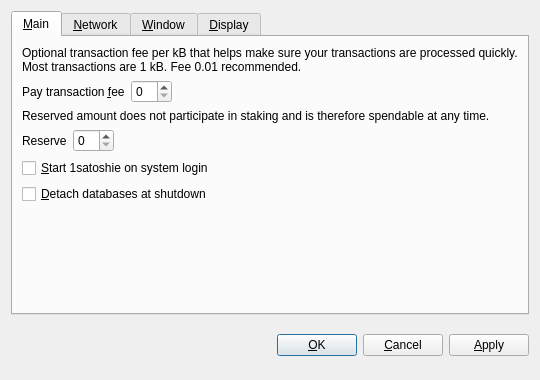
<?xml version="1.0" encoding="UTF-8"?>
<ui version="4.0">
 <class>OptionsDialog</class>
 <widget class="QDialog" name="OptionsDialog">
  <property name="geometry">
   <rect>
    <x>0</x>
    <y>0</y>
    <width>540</width>
    <height>380</height>
   </rect>
  </property>
  <property name="windowTitle">
   <string>Options</string>
  </property>
  <property name="modal">
   <bool>true</bool>
  </property>
  <layout class="QVBoxLayout" name="verticalLayout">
   <item>
    <widget class="QTabWidget" name="tabWidget">
     <property name="tabPosition">
      <enum>QTabWidget::North</enum>
     </property>
     <property name="currentIndex">
      <number>0</number>
     </property>
     <widget class="QWidget" name="tabMain">
      <attribute name="title">
       <string>&amp;Main</string>
      </attribute>
      <layout class="QVBoxLayout" name="verticalLayout_Main">
       <item>
        <widget class="QLabel" name="transactionFeeInfoLabel">
         <property name="text">
          <string>Optional transaction fee per kB that helps make sure your transactions are processed quickly. Most transactions are 1 kB. Fee 0.01 recommended.</string>
         </property>
         <property name="textFormat">
          <enum>Qt::PlainText</enum>
         </property>
         <property name="wordWrap">
          <bool>true</bool>
         </property>
        </widget>
       </item>
       <item>
        <layout class="QHBoxLayout" name="horizontalLayoutFee">
         <item>
          <widget class="QLabel" name="transactionFeeLabel">
           <property name="text">
            <string>Pay transaction &amp;fee</string>
           </property>
           <property name="textFormat">
            <enum>Qt::PlainText</enum>
           </property>
           <property name="buddy">
            <cstring>transactionFee</cstring>
           </property>
          </widget>
         </item>
         <item>
          <widget class="BitcoinAmountField" name="transactionFee"/>
         </item>
         <item>
          <spacer name="horizontalSpacerFee">
           <property name="orientation">
            <enum>Qt::Horizontal</enum>
           </property>
           <property name="sizeHint" stdset="0">
            <size>
             <width>40</width>
             <height>20</height>
            </size>
           </property>
          </spacer>
         </item>
        </layout>
       </item>
       <item>
        <widget class="QLabel" name="reserveBalanceInfoLabel">
         <property name="text">
          <string>Reserved amount does not participate in staking and is therefore spendable at any time.</string>
         </property>
         <property name="textFormat">
          <enum>Qt::PlainText</enum>
         </property>
         <property name="wordWrap">
          <bool>true</bool>
         </property>
        </widget>
       </item>
       <item>
        <layout class="QHBoxLayout" name="horizontalLayoutReserveBalance">
         <item>
          <widget class="QLabel" name="reserveBalanceLabel">
           <property name="text">
            <string>Reserve</string>
           </property>
           <property name="textFormat">
            <enum>Qt::PlainText</enum>
           </property>
           <property name="buddy">
            <cstring>reserveBalance</cstring>
           </property>
          </widget>
         </item>
         <item>
          <widget class="BitcoinAmountField" name="reserveBalance"/>
         </item>
         <item>
          <spacer name="horizontalSpacerReserveBalance">
           <property name="orientation">
            <enum>Qt::Horizontal</enum>
           </property>
           <property name="sizeHint" stdset="0">
            <size>
             <width>40</width>
             <height>20</height>
            </size>
           </property>
          </spacer>
         </item>
        </layout>
       </item>
       <item>
        <widget class="QCheckBox" name="bitcoinAtStartup">
         <property name="toolTip">
          <string>Automatically start 1satoshie after logging in to the system.</string>
         </property>
         <property name="text">
          <string>&amp;Start 1satoshie on system login</string>
         </property>
        </widget>
       </item>
       <item>
        <widget class="QCheckBox" name="detachDatabases">
         <property name="toolTip">
          <string>Detach block and address databases at shutdown. This means they can be moved to another data directory, but it slows down shutdown. The wallet is always detached.</string>
         </property>
         <property name="text">
          <string>&amp;Detach databases at shutdown</string>
         </property>
        </widget>
       </item>
       <item>
        <spacer name="verticalSpacer_Main">
         <property name="orientation">
          <enum>Qt::Vertical</enum>
         </property>
         <property name="sizeHint" stdset="0">
          <size>
           <width>20</width>
           <height>40</height>
          </size>
         </property>
        </spacer>
       </item>
      </layout>
     </widget>
     <widget class="QWidget" name="tabNetwork">
      <attribute name="title">
       <string>&amp;Network</string>
      </attribute>
      <layout class="QVBoxLayout" name="verticalLayout_Network">
       <item>
        <widget class="QCheckBox" name="mapPortUpnp">
         <property name="toolTip">
          <string>Automatically open the 1satoshie client port on the router. This only works when your router supports UPnP and it is enabled.</string>
         </property>
         <property name="text">
          <string>Map port using &amp;UPnP</string>
         </property>
        </widget>
       </item>
       <item>
        <widget class="QCheckBox" name="connectSocks">
         <property name="toolTip">
          <string>Connect to the 1satoshie network through a SOCKS proxy (e.g. when connecting through Tor).</string>
         </property>
         <property name="text">
          <string>&amp;Connect through SOCKS proxy:</string>
         </property>
        </widget>
       </item>
       <item>
        <layout class="QHBoxLayout" name="horizontalLayout_Network">
         <item>
          <widget class="QLabel" name="proxyIpLabel">
           <property name="text">
            <string>Proxy &amp;IP:</string>
           </property>
           <property name="textFormat">
            <enum>Qt::PlainText</enum>
           </property>
           <property name="buddy">
            <cstring>proxyIp</cstring>
           </property>
          </widget>
         </item>
         <item>
          <widget class="QValidatedLineEdit" name="proxyIp">
           <property name="maximumSize">
            <size>
             <width>140</width>
             <height>16777215</height>
            </size>
           </property>
           <property name="toolTip">
            <string>IP address of the proxy (e.g. 127.0.0.1)</string>
           </property>
          </widget>
         </item>
         <item>
          <widget class="QLabel" name="proxyPortLabel">
           <property name="text">
            <string>&amp;Port:</string>
           </property>
           <property name="textFormat">
            <enum>Qt::PlainText</enum>
           </property>
           <property name="buddy">
            <cstring>proxyPort</cstring>
           </property>
          </widget>
         </item>
         <item>
          <widget class="QLineEdit" name="proxyPort">
           <property name="maximumSize">
            <size>
             <width>55</width>
             <height>16777215</height>
            </size>
           </property>
           <property name="toolTip">
            <string>Port of the proxy (e.g. 9050)</string>
           </property>
          </widget>
         </item>
         <item>
          <widget class="QLabel" name="socksVersionLabel">
           <property name="text">
            <string>SOCKS &amp;Version:</string>
           </property>
           <property name="textFormat">
            <enum>Qt::PlainText</enum>
           </property>
           <property name="buddy">
            <cstring>socksVersion</cstring>
           </property>
          </widget>
         </item>
         <item>
          <widget class="QValueComboBox" name="socksVersion">
           <property name="toolTip">
            <string>SOCKS version of the proxy (e.g. 5)</string>
           </property>
          </widget>
         </item>
         <item>
          <spacer name="horizontalSpacer_Network">
           <property name="orientation">
            <enum>Qt::Horizontal</enum>
           </property>
           <property name="sizeHint" stdset="0">
            <size>
             <width>40</width>
             <height>20</height>
            </size>
           </property>
          </spacer>
         </item>
        </layout>
       </item>
       <item>
        <spacer name="verticalSpacer_Network">
         <property name="orientation">
          <enum>Qt::Vertical</enum>
         </property>
         <property name="sizeHint" stdset="0">
          <size>
           <width>20</width>
           <height>40</height>
          </size>
         </property>
        </spacer>
       </item>
      </layout>
     </widget>
     <widget class="QWidget" name="tabWindow">
      <attribute name="title">
       <string>&amp;Window</string>
      </attribute>
      <layout class="QVBoxLayout" name="verticalLayout_Window">
       <item>
        <widget class="QCheckBox" name="minimizeToTray">
         <property name="toolTip">
          <string>Show only a tray icon after minimizing the window.</string>
         </property>
         <property name="text">
          <string>&amp;Minimize to the tray instead of the taskbar</string>
         </property>
        </widget>
       </item>
       <item>
        <widget class="QCheckBox" name="minimizeOnClose">
         <property name="toolTip">
          <string>Minimize instead of exit the application when the window is closed. When this option is enabled, the application will be closed only after selecting Quit in the menu.</string>
         </property>
         <property name="text">
          <string>M&amp;inimize on close</string>
         </property>
        </widget>
       </item>
       <item>
        <spacer name="verticalSpacer_Window">
         <property name="orientation">
          <enum>Qt::Vertical</enum>
         </property>
         <property name="sizeHint" stdset="0">
          <size>
           <width>20</width>
           <height>40</height>
          </size>
         </property>
        </spacer>
       </item>
      </layout>
     </widget>
     <widget class="QWidget" name="tabDisplay">
      <attribute name="title">
       <string>&amp;Display</string>
      </attribute>
      <layout class="QVBoxLayout" name="verticalLayout_Display">
       <item>
        <layout class="QHBoxLayout" name="horizontalLayout_1_Display">
         <item>
          <widget class="QLabel" name="langLabel">
           <property name="text">
            <string>User Interface &amp;language:</string>
           </property>
           <property name="textFormat">
            <enum>Qt::PlainText</enum>
           </property>
           <property name="buddy">
            <cstring>lang</cstring>
           </property>
          </widget>
         </item>
         <item>
          <widget class="QValueComboBox" name="lang">
           <property name="toolTip">
            <string>The user interface language can be set here. This setting will take effect after restarting 1satoshie.</string>
           </property>
          </widget>
         </item>
        </layout>
       </item>
       <item>
        <layout class="QHBoxLayout" name="horizontalLayout_2_Display">
         <item>
          <widget class="QLabel" name="unitLabel">
           <property name="text">
            <string>&amp;Unit to show amounts in:</string>
           </property>
           <property name="textFormat">
            <enum>Qt::PlainText</enum>
           </property>
           <property name="buddy">
            <cstring>unit</cstring>
           </property>
          </widget>
         </item>
         <item>
          <widget class="QValueComboBox" name="unit">
           <property name="toolTip">
            <string>Choose the default subdivision unit to show in the interface and when sending coins.</string>
           </property>
          </widget>
         </item>
        </layout>
       </item>
       <item>
        <widget class="QCheckBox" name="displayAddresses">
         <property name="toolTip">
          <string>Whether to show 1satoshie addresses in the transaction list or not.</string>
         </property>
         <property name="text">
          <string>&amp;Display addresses in transaction list</string>
         </property>
        </widget>
       </item>
       <item>
        <widget class="QCheckBox" name="coinControlFeatures">
         <property name="toolTip">
          <string>Whether to show coin control features or not.</string>
         </property>
         <property name="text">
          <string>Display coin &amp;control features (experts only!)</string>
         </property>
        </widget>
       </item>
       <item>
        <spacer name="verticalSpacer_Display">
         <property name="orientation">
          <enum>Qt::Vertical</enum>
         </property>
         <property name="sizeHint" stdset="0">
          <size>
           <width>20</width>
           <height>40</height>
          </size>
         </property>
        </spacer>
       </item>
      </layout>
     </widget>
    </widget>
   </item>
   <item>
    <layout class="QHBoxLayout" name="horizontalLayout_Buttons">
     <item>
      <spacer name="horizontalSpacer_1">
       <property name="orientation">
        <enum>Qt::Horizontal</enum>
       </property>
       <property name="sizeHint" stdset="0">
        <size>
         <width>40</width>
         <height>48</height>
        </size>
       </property>
      </spacer>
     </item>
     <item>
      <widget class="QLabel" name="statusLabel">
       <property name="font">
        <font>
         <weight>75</weight>
         <bold>true</bold>
        </font>
       </property>
       <property name="text">
        <string/>
       </property>
       <property name="textFormat">
        <enum>Qt::PlainText</enum>
       </property>
       <property name="wordWrap">
        <bool>true</bool>
       </property>
      </widget>
     </item>
     <item>
      <spacer name="horizontalSpacer_2">
       <property name="orientation">
        <enum>Qt::Horizontal</enum>
       </property>
       <property name="sizeHint" stdset="0">
        <size>
         <width>40</width>
         <height>48</height>
        </size>
       </property>
      </spacer>
     </item>
     <item>
      <widget class="QPushButton" name="okButton">
       <property name="text">
        <string>&amp;OK</string>
       </property>
      </widget>
     </item>
     <item>
      <widget class="QPushButton" name="cancelButton">
       <property name="text">
        <string>&amp;Cancel</string>
       </property>
       <property name="autoDefault">
        <bool>false</bool>
       </property>
      </widget>
     </item>
     <item>
      <widget class="QPushButton" name="applyButton">
       <property name="text">
        <string>&amp;Apply</string>
       </property>
       <property name="autoDefault">
        <bool>false</bool>
       </property>
      </widget>
     </item>
    </layout>
   </item>
  </layout>
 </widget>
 <customwidgets>
  <customwidget>
   <class>BitcoinAmountField</class>
   <extends>QSpinBox</extends>
   <header>bitcoinamountfield.h</header>
  </customwidget>
  <customwidget>
   <class>QValueComboBox</class>
   <extends>QComboBox</extends>
   <header>qvaluecombobox.h</header>
  </customwidget>
  <customwidget>
   <class>QValidatedLineEdit</class>
   <extends>QLineEdit</extends>
   <header>qvalidatedlineedit.h</header>
  </customwidget>
 </customwidgets>
 <resources/>
 <connections/>
</ui>
